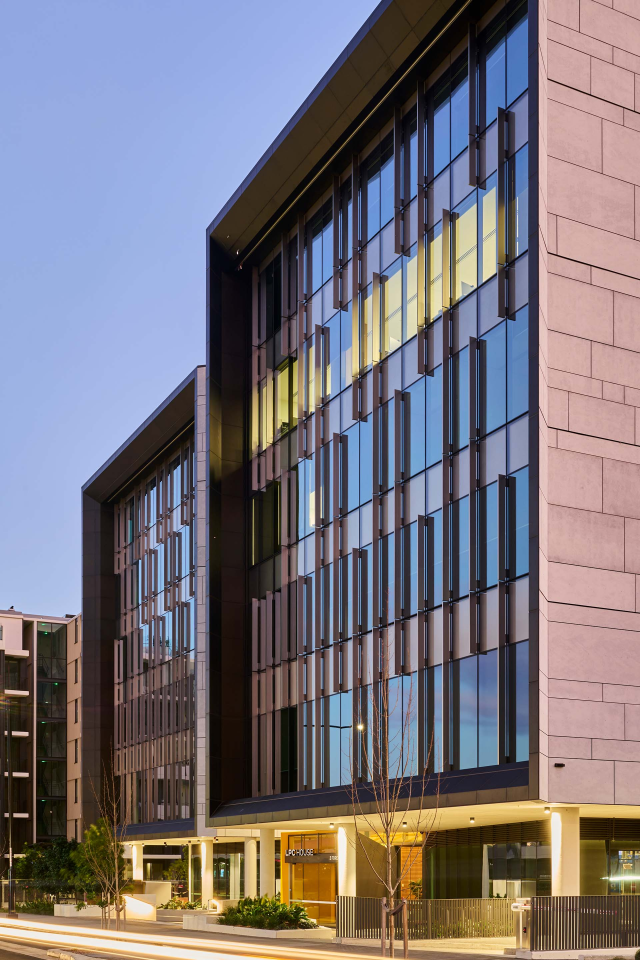
#> input picture assets/img/office-source.jpg, 1920 x 2880 px (shown at 1/3 size)
$ python gen_photos.py
#> lines starting #> are read from the running program, lines starting #| are printed output that depends on the picture
#| office-source.jpg — 1920 x 2880, 462 KB
"""
Derive the web-ready office photos from a full-resolution source.

The source (assets/img/office-source.jpg) is committed once and never served;
everything the site loads is generated here, so the page never ships a 3 MB
camera JPEG. Re-run after replacing the source:

    python tools/gen_photos.py

Outputs:
    office-hero.jpg          1200x900 facade crop, masked into the right edge of
                             the home page hero. CSS fades it out before it
                             reaches the copy — see the contrast note on
                             .hero-bg in site.css before changing its width.
    office-og.jpg            1200x630 landscape crop for Teams/Slack previews
    drafting-corner-web.jpg  1400x933 interior, on the onboarding page

Both are progressive JPEGs at quality 82, which is the point on this kind of
architectural subject where further compression starts to show on the sky
gradient and the facade's fine mullion lines.
"""

import io
import os
import sys

try:
    from PIL import Image, ImageOps
except ImportError:
    sys.exit("Pillow is required: python -m pip install Pillow")

ROOT = os.path.dirname(os.path.dirname(os.path.abspath(__file__)))
IMG = os.path.join(ROOT, "assets", "img")

# (source, output, width, height, vertical bias)
# Vertical bias picks which part of a too-tall crop to keep: 0.0 is the top,
# 0.5 dead centre, 1.0 the bottom.
DERIVATIVES = [
    # Exterior. The hero crop is masked to near-nothing on its left in CSS, so
    # it wants the facade weighted right; the social crop sits lower so the
    # entrance and street level still read at preview size.
    ("office-source.jpg", "office-hero.jpg", 1200, 900, 0.42),
    ("office-source.jpg", "office-og.jpg", 1200, 630, 0.62),
    # Interior, for the onboarding page. Already 3:2, so this is a straight
    # downscale and recompress rather than a crop.
    ("drafting-corner.jpg", "drafting-corner-web.jpg", 1400, 933, 0.50),
]

QUALITY = 82


def derive(src, name, width, height, bias):
#> called with name = 'office-hero.jpg', width = 1200, height = 900, bias = 0.42
    out = os.path.join(IMG, name)
    im = ImageOps.exif_transpose(src)          # honour camera rotation
#> im is the input picture: PIL image 1920x2880 RGB; mean R, G, B 121.7, 116.1, 123.6
    im = im.convert("RGB")

    # Cover-fit: scale to fill, then crop the overflow using the bias.
    target = width / height
    actual = im.width / im.height
#> actual = 0.667
    if actual > target:                        # too wide — trim the sides
        new_w = int(im.height * target)
        left = (im.width - new_w) // 2
        im = im.crop((left, 0, left + new_w, im.height))
    else:                                      # too tall — trim top/bottom
        new_h = int(im.width / target)
#> new_h = 1440
        top = int((im.height - new_h) * bias)
#> top = 604
        im = im.crop((0, top, im.width, top + new_h))
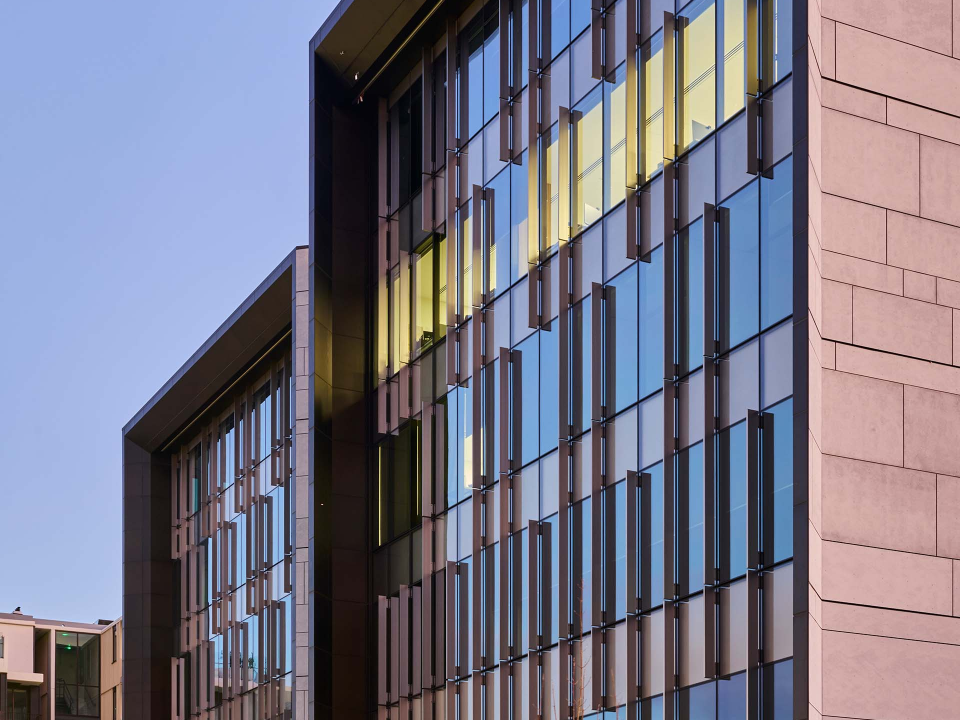
#> im: PIL image 1920x1440 RGB (shown at 1/2 size); mean R, G, B 121.4, 119.4, 135.4

    im = im.resize((width, height), Image.LANCZOS)
#> im: PIL image 1200x900 RGB
    im.save(out, "JPEG", quality=QUALITY, optimize=True, progressive=True)
    return out, os.path.getsize(out)


def main():
    cache, seen = {}, None
    for source, name, w, h, bias in DERIVATIVES:
        path = os.path.join(IMG, source)
        if not os.path.exists(path):
            sys.exit("Source photo not found: %s\nSave it there, then re-run." % path)

        if source not in cache:
            cache[source] = Image.open(path)
        if source != seen:
            seen = source
            print("%s — %d x %d, %.0f KB" % (
                source, cache[source].width, cache[source].height,
                os.path.getsize(path) / 1e3))

        out, size = derive(cache[source], name, w, h, bias)
#> size = 157553
        print("  %-26s %4d x %-4d  %6.0f KB" % (name, w, h, size / 1e3))
#|   office-hero.jpg            1200 x 900      158 KB


if __name__ == "__main__":
    main()
